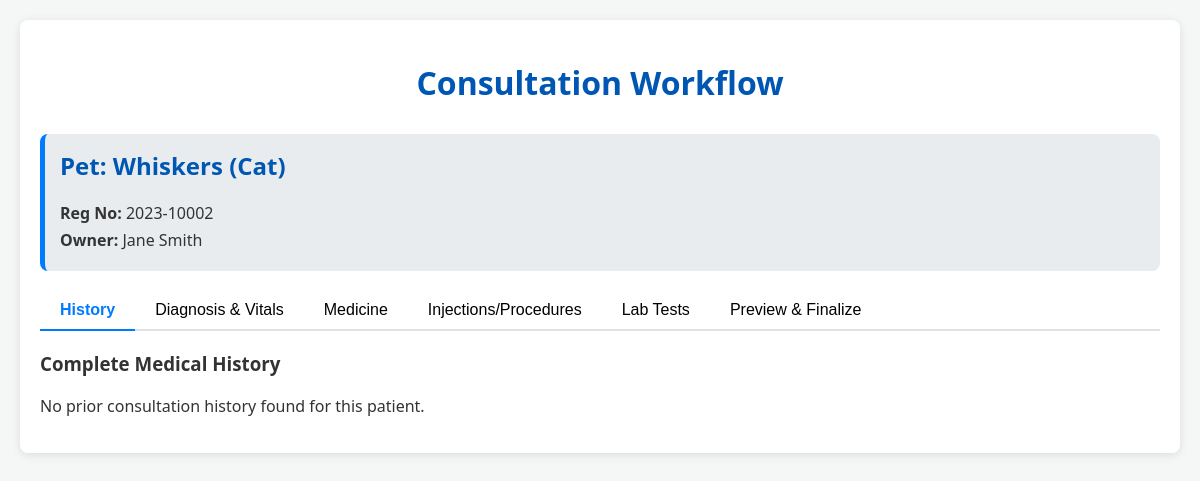
/doctor/consultation.php?booking_id=2, run on the app's committed database.
### tables this page shows
CREATE TABLE `consultation_booking` (
  `BookingID` int NOT NULL AUTO_INCREMENT,
  `RegID` int NOT NULL,
  `DoctorID` int NOT NULL,
  `BookingDate` date NOT NULL,
  `Status` enum('not checked','checked') NOT NULL DEFAULT 'not checked',
  `created_at` timestamp NOT NULL DEFAULT CURRENT_TIMESTAMP,
  PRIMARY KEY (`BookingID`),
  FOREIGN KEY (`RegID`) REFERENCES `registration`(`RegID`),
  FOREIGN KEY (`DoctorID`) REFERENCES `doctors`(`DoctorID`)
);

CREATE TABLE `registration` (
  `RegID` int NOT NULL AUTO_INCREMENT,
  `custType` varchar(100) NOT NULL DEFAULT 'regular',
  `RegDt` varchar(100) NOT NULL,
  `RegNo` varchar(100) NOT NULL,
  `Pettyp` varchar(100) NOT NULL,
  `petnam` varchar(100) NOT NULL,
  `petclr` varchar(100) DEFAULT NULL,
  `petsex` varchar(100) DEFAULT NULL,
  `petbred` varchar(100) DEFAULT NULL,
  `year` varchar(10) NOT NULL,
  `month` varchar(10) NOT NULL,
  `gram` varchar(10) NOT NULL,
  `kg` varchar(10) NOT NULL,
  `petsp` varchar(100) NOT NULL,
  `doctor` varchar(100) DEFAULT NULL,
  `ownnam` varchar(100) DEFAULT NULL,
  `ownadd1` varchar(100) DEFAULT NULL,
  `ownadd2` varchar(100) DEFAULT NULL,
  `ownloc` varchar(50) DEFAULT NULL,
  `ownpin` varchar(50) DEFAULT NULL,
  `ownmob` varchar(100) DEFAULT NULL,
  `ownres` varchar(100) DEFAULT NULL,
  `ownemail` varchar(100) DEFAULT NULL,
  `Reports` tinyint(1) DEFAULT '0',
  `cancel` varchar(100) NOT NULL DEFAULT '0',
  `canceldoneby` varchar(100) DEFAULT NULL,
  `dt` date DEFAULT NULL,
   PRIMARY KEY (`RegID`),
   UNIQUE KEY `RegNo` (`RegNo`)
);

### doctor/consultation.php (the view, shortened to what this page needs)
<?php
$doctor_id = $_SESSION["did"];
require_once '../includes/db_connect.php';
$booking_id = isset($_GET['booking_id']) ? (int)$_GET['booking_id'] : 0;
$sql_patient = "SELECT r.*, cb.Status FROM registration r JOIN consultation_booking cb ON r.RegID = cb.RegID WHERE cb.BookingID = ? AND cb.DoctorID = ?";
$stmt_patient = $conn->prepare($sql_patient);
$stmt_patient->bind_param("ii", $booking_id, $doctor_id);
$stmt_patient->execute();
$patient = $stmt_patient->get_result()->fetch_assoc();
$reg_id = $patient['RegID'];
$history_consultations = $conn->query("SELECT * FROM consultations WHERE RegID = $reg_id ORDER BY ConsultationDate DESC")->fetch_all(MYSQLI_ASSOC);
?>
<!DOCTYPE html>
<html lang="en">
<head>
    <link rel="stylesheet" href="../css/style.css">
</head>
<body>
<div class="container">
    <h1>Consultation Workflow</h1>
    <div class="patient-details">
        <h2>Pet: <?= htmlspecialchars($patient['petnam']) ?> (<?= htmlspecialchars($patient['Pettyp']) ?>)</h2>
        <p><strong>Reg No:</strong> <?= htmlspecialchars($patient['RegNo']) ?></p>
        <p><strong>Owner:</strong> <?= htmlspecialchars($patient['ownnam']) ?></p>
    </div>
    <div class="tabs">
        <button class="tab-link active" data-tab="#history">History</button>
        <button class="tab-link" data-tab="#diagnosis">Diagnosis & Vitals</button>
        <button class="tab-link" data-tab="#medicine">Medicine</button>
        <button class="tab-link" data-tab="#procedures">Injections/Procedures</button>
        <button class="tab-link" data-tab="#lab-tests">Lab Tests</button>
        <button class="tab-link" data-tab="#preview">Preview & Finalize</button>
    </div>
    <form id="consultation-form" action="save_consultation.php" method="POST">
        <div id="history" class="tab-content active">
            <h3>Complete Medical History</h3>
            <?php if (empty($history_consultations)): ?>
                <p>No prior consultation history found for this patient.</p>
            <?php endif; ?>
        </div>
    </form>
</div>
</body>
</html>

### css/style.css (style rules this page uses)
body { font-family: 'Segoe UI', Tahoma, Geneva, Verdana, sans-serif; background-color: #f4f7f6; color: #333; margin: 0; padding: 20px; }
.container { max-width: 1200px; margin: 0 auto; background-color: #fff; padding: 20px; border-radius: 8px; box-shadow: 0 2px 10px rgba(0, 0, 0, 0.1); }
h1, h2 { color: #0056b3; }
h1 { text-align: center; margin-bottom: 30px; }
.patient-details { background-color: #e9ecef; padding: 15px; border-radius: 8px; margin-bottom: 20px; border-left: 5px solid #007bff; }
.patient-details h2 { margin-top: 0; }
.patient-details p { margin: 5px 0; }
.tabs { display: flex; border-bottom: 2px solid #dee2e6; margin-bottom: 20px; }
.tab-link { padding: 10px 20px; cursor: pointer; border: none; background-color: transparent; font-size: 16px; border-bottom: 2px solid transparent; margin-bottom: -2px; }
.tab-link.active { font-weight: bold; color: #007bff; border-color: #007bff; }
.tab-content { display: none; }
.tab-content.active { display: block; }

### data on the page
consultation_booking: RegID.petnam "Whiskers", RegID.Pettyp "Cat", RegID.RegNo "2023-10002", RegID.ownnam "Jane Smith"
